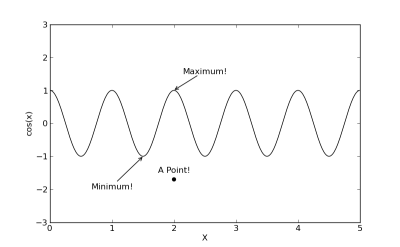

This figure's Python source:
line = Line()
line.xValues = numpy.arange(0.0, 5.0, 0.01)
line.yValues = numpy.cos(2 * numpy.pi * line.xValues)

maxLabel = Label(2, 1, "Maximum!")
maxLabel.setTextOffset(0.5, 0.5)
maxLabel.hasArrow()

minLabel = Label(1.5, -1, "Minimum!")
minLabel.setTextPosition(1, -2)
minLabel.hasArrow()

randomLabel = Label(2, -1.7, "A Point!")
randomLabel.setTextOffset(0, 0.2)
randomLabel.marker = 'o'

plot = Plot()
plot.add(line)
plot.add(minLabel)
plot.add(maxLabel)
plot.add(randomLabel)
plot.setYLimits(-3, 3)
plot.setXLabel("X")
plot.setYLabel("cos(x)")
plot.save("label.png")
